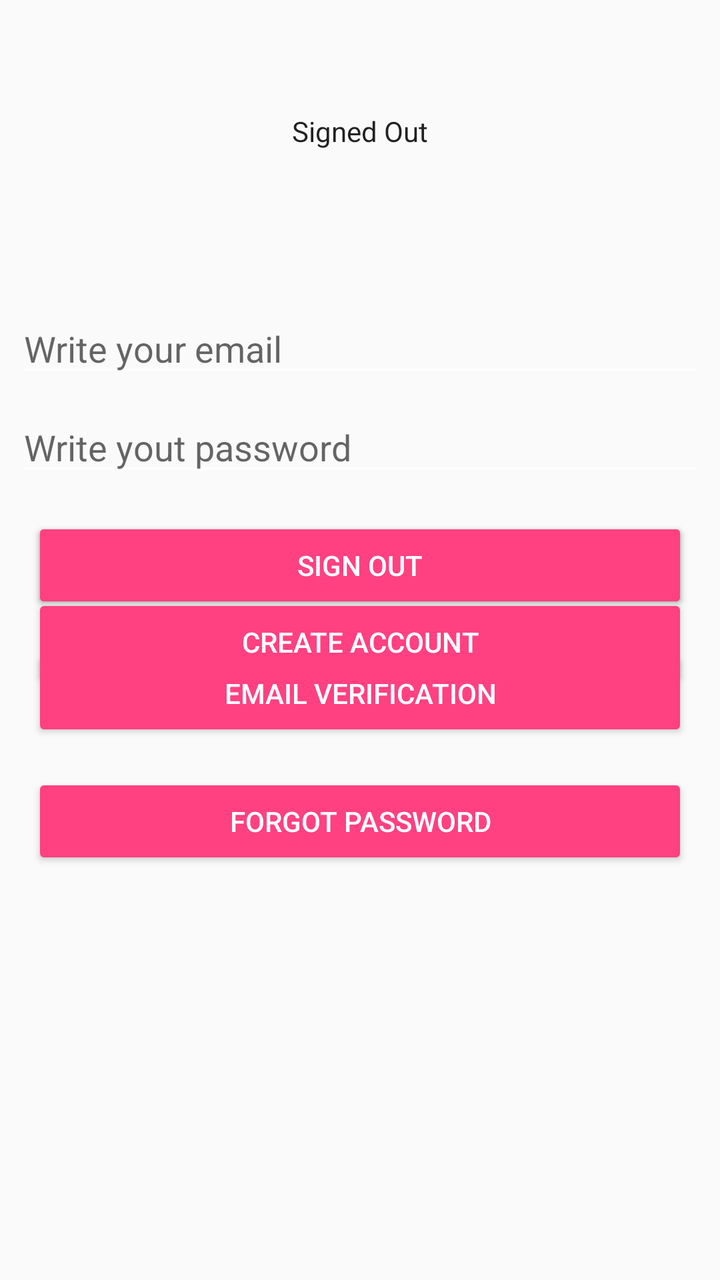
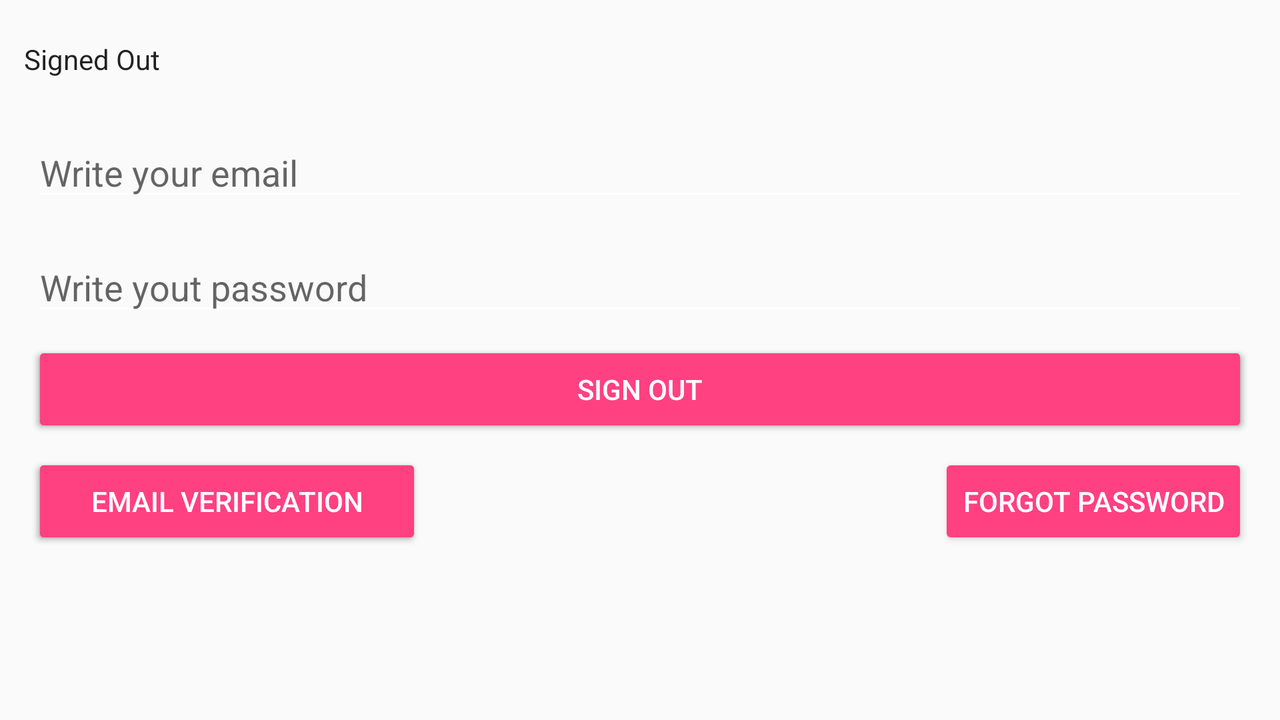

One screen, two layout resources from the same app: the default and the author's alternative for another configuration. Each is rendered where Android would select it; the XML of both is given below.
<!-- AndroidManifest.xml: application theme AppTheme -->
<!-- res/layout/activity_sing.xml -->
<?xml version="1.0" encoding="utf-8"?>
<android.support.constraint.ConstraintLayout xmlns:android="http://schemas.android.com/apk/res/android"
    xmlns:app="http://schemas.android.com/apk/res-auto"
    xmlns:tools="http://schemas.android.com/tools"
    android:layout_width="match_parent"
    android:layout_height="match_parent"
    tools:context="com.google.android.gms.example.exercisesforthebrain.SingActivity">

        <TextView
            android:id="@+id/status"
            style="@style/ThemeOverlay.MyTextDetail"
            android:text="@string/signed_out"
            app:layout_constraintTop_toTopOf="parent"
            android:layout_marginTop="52dp"
            android:layout_marginRight="8dp"
            app:layout_constraintRight_toRightOf="parent"
            android:layout_marginLeft="8dp"
            app:layout_constraintLeft_toLeftOf="parent" />

        <TextView
            android:id="@+id/detail"
            style="@style/ThemeOverlay.MyTextDetail"
            android:layout_marginTop="31dp"
            app:layout_constraintTop_toBottomOf="@+id/status"
            android:layout_marginRight="8dp"
            app:layout_constraintRight_toRightOf="parent"
            android:layout_marginLeft="8dp"
            app:layout_constraintLeft_toLeftOf="parent"
            app:layout_constraintHorizontal_bias="0.503" />

        <EditText
            android:id="@+id/field_email"
            android:layout_width="0dp"
            android:layout_height="wrap_content"
            android:layout_marginLeft="8dp"
            android:layout_marginRight="8dp"
            android:layout_marginTop="152dp"
            android:layout_weight="1"
            android:hint="@string/content_description_write_email"
            android:inputType="textEmailAddress"
            app:layout_constraintHorizontal_bias="0.0"
            app:layout_constraintLeft_toLeftOf="parent"
            app:layout_constraintRight_toRightOf="parent"
            app:layout_constraintTop_toTopOf="parent" />


        <EditText
            android:id="@+id/field_password"
            android:layout_width="0dp"
            android:layout_height="wrap_content"
            android:layout_marginLeft="8dp"
            android:layout_marginRight="8dp"
            android:layout_marginTop="8dp"
            android:layout_weight="1"
            android:hint="@string/content_descripcion_writ_password"
            android:inputType="textPassword"
            app:layout_constraintLeft_toLeftOf="parent"
            app:layout_constraintRight_toRightOf="parent"
            app:layout_constraintTop_toBottomOf="@+id/field_email" />

        <Button
            android:id="@+id/email_sign_in_button"
            android:layout_width="0dp"
            android:layout_height="wrap_content"
            android:layout_weight="1"
            android:text="@string/sign_in"
            android:theme="@style/ThemeOverlay.MyDarkButton"
            app:layout_constraintTop_toTopOf="@+id/sign_out_button"
            android:layout_marginTop="0dp"
            android:layout_marginLeft="16dp"
            app:layout_constraintLeft_toLeftOf="parent"
            android:layout_marginRight="16dp"
            app:layout_constraintRight_toRightOf="parent" />

        <Button
            android:id="@+id/email_create_account_button"
            android:layout_width="0dp"
            android:layout_height="wrap_content"
            android:layout_weight="1"
            android:text="@string/create_account"
            android:theme="@style/ThemeOverlay.MyDarkButton"
            android:layout_marginRight="16dp"
            app:layout_constraintRight_toRightOf="parent"
            android:layout_marginLeft="16dp"
            app:layout_constraintLeft_toLeftOf="parent"
            app:layout_constraintTop_toTopOf="@+id/verify_email_button"
            android:layout_marginTop="-26dp"
            app:layout_constraintHorizontal_bias="0.0" />


        <Button
            android:id="@+id/sign_out_button"
            android:layout_width="0dp"
            android:layout_height="wrap_content"
            android:layout_marginLeft="16dp"
            android:layout_marginRight="16dp"
            android:layout_marginTop="16dp"
            android:layout_weight="1.0"
            android:elevation="2dp"
            android:text="@string/sign_out"
            android:theme="@style/ThemeOverlay.MyDarkButton"
            app:layout_constraintHorizontal_bias="0.0"
            app:layout_constraintLeft_toLeftOf="parent"
            app:layout_constraintRight_toRightOf="parent"
            app:layout_constraintTop_toBottomOf="@+id/field_password" />

        <Button
            android:id="@+id/verify_email_button"
            android:layout_width="0dp"
            android:layout_height="wrap_content"
            android:layout_marginLeft="16dp"
            android:layout_marginRight="16dp"
            android:layout_marginTop="16dp"
            android:layout_weight="1.0"
            android:elevation="2dp"
            android:text="@string/content_description_verify_account"
            android:theme="@style/ThemeOverlay.MyDarkButton"
            app:layout_constraintHorizontal_bias="0.0"
            app:layout_constraintLeft_toLeftOf="parent"
            app:layout_constraintRight_toRightOf="parent"
            app:layout_constraintTop_toBottomOf="@+id/sign_out_button" />

        <Button
            android:id="@+id/forgot_password_botton"
            android:layout_width="0dp"
            android:layout_height="wrap_content"
            android:layout_marginLeft="16dp"
            android:layout_marginRight="16dp"
            android:layout_marginTop="16dp"
            android:layout_weight="1.0"
            android:elevation="2dp"
            android:text="@string/forgot_password"
            android:theme="@style/ThemeOverlay.MyDarkButton"
            app:layout_constraintLeft_toLeftOf="parent"
            app:layout_constraintRight_toRightOf="parent"
            app:layout_constraintTop_toBottomOf="@+id/verify_email_button" />

</android.support.constraint.ConstraintLayout>
<!-- resources referenced by this layout -->
<resources>
  <string name="content_descripcion_writ_password">Write yout password</string>
  <string name="content_description_verify_account">Email verification</string>
  <string name="content_description_write_email">Write your email</string>
  <string name="create_account">Create Account</string>
  <string name="forgot_password">Forgot password</string>
  <string name="sign_in">Sign In</string>
  <string name="sign_out">Sign Out</string>
  <string name="signed_out">Signed Out</string>
  <style name="ThemeOverlay.MyDarkButton" parent="ThemeOverlay.AppCompat.Dark">
          <item name="colorButtonNormal">@color/colorAccent</item>
          <item name="android:layout_marginRight">4dp</item>
          <item name="android:layout_marginLeft">4dp</item>
          <item name="android:textColor">@android:color/white</item>
      </style>
  <style name="ThemeOverlay.MyTextDetail" parent="AppTheme">
          <item name="android:layout_width">wrap_content</item>
          <item name="android:layout_height">wrap_content</item>
          <item name="android:fadeScrollbars">true</item>
          <item name="android:gravity">center</item>
          <item name="android:maxLines">5</item>
          <item name="android:padding">4dp</item>
          <item name="android:scrollbars">vertical</item>
          <item name="android:textSize">14sp</item>
      </style>
  <style name="AppTheme" parent="Theme.AppCompat.Light.NoActionBar">
          
          <item name="colorPrimary">@color/colorPrimary</item>
          <item name="colorPrimaryDark">@color/colorPrimaryDark</item>
          <item name="colorAccent">@color/colorAccent</item>
          <item name="colorControlNormal">@color/colorWhite</item>
  
          
          <item name="android:windowContentTransitions">true</item>
  
          
          <item name="android:windowEnterTransition">@transition/explode</item>
          <item name="android:windowExitTransition">@transition/explode</item>
  
          
          <item name="android:windowSharedElementEnterTransition">
              @transition/change_image_transform</item>
          <item name="android:windowSharedElementExitTransition">
              @transition/change_image_transform</item>
  
  
      </style>
  <color name="colorAccent">#ff4081</color>
  <color name="colorPrimary">#3f51b5</color>
  <color name="colorPrimaryDark">#9C27B0</color>
  <color name="colorWhite">#ffffff</color>
</resources>
<!-- res/layout-land/activity_sing.xml (the author's variant of the layout above) -->
<!-- drawn on the phone turned sideways -->
<?xml version="1.0" encoding="utf-8"?>
<android.support.constraint.ConstraintLayout xmlns:android="http://schemas.android.com/apk/res/android"
    xmlns:app="http://schemas.android.com/apk/res-auto"
    xmlns:tools="http://schemas.android.com/tools"
    android:layout_width="match_parent"
    android:layout_height="match_parent"
    tools:context="com.google.android.gms.example.exercisesforthebrain.SingActivity">

    <TextView
        android:id="@+id/status"
        style="@style/ThemeOverlay.MyTextDetail"
        android:layout_marginStart="8dp"
        android:layout_marginTop="16dp"
        android:text="@string/signed_out"
        app:layout_constraintLeft_toLeftOf="parent"
        app:layout_constraintTop_toTopOf="parent" />

    <TextView
        android:id="@+id/detail"
        style="@style/ThemeOverlay.MyTextDetail"
        android:layout_marginEnd="16dp"
        app:layout_constraintBaseline_toBaselineOf="@+id/status"
        app:layout_constraintEnd_toEndOf="parent" />

    <EditText
        android:id="@+id/field_email"
        android:layout_width="0dp"
        android:layout_height="wrap_content"
        android:layout_marginEnd="16dp"
        android:layout_marginStart="16dp"
        android:layout_marginTop="64dp"
        android:layout_weight="1"
        android:hint="@string/content_description_write_email"
        android:inputType="textEmailAddress"
        app:layout_constraintEnd_toEndOf="parent"
        app:layout_constraintStart_toStartOf="parent"
        app:layout_constraintTop_toTopOf="parent" />


    <EditText
        android:id="@+id/field_password"
        android:layout_width="0dp"
        android:layout_height="wrap_content"
        android:layout_marginEnd="16dp"
        android:layout_marginStart="16dp"
        android:layout_marginTop="16dp"
        android:layout_weight="1"
        android:hint="@string/content_descripcion_writ_password"
        android:inputType="textPassword"
        app:layout_constraintEnd_toEndOf="parent"
        app:layout_constraintStart_toStartOf="parent"
        app:layout_constraintTop_toBottomOf="@+id/field_email" />

    <Button
        android:id="@+id/email_sign_in_button"
        android:layout_width="0dp"
        android:layout_height="48dp"
        android:layout_weight="1"
        android:text="@string/sign_in"
        android:theme="@style/ThemeOverlay.MyDarkButton"
        app:layout_constraintBottom_toBottomOf="@+id/sign_out_button"
        app:layout_constraintEnd_toEndOf="@+id/sign_out_button"
        app:layout_constraintHorizontal_bias="0.51"
        app:layout_constraintStart_toStartOf="@+id/sign_out_button"
        app:layout_constraintTop_toTopOf="@+id/sign_out_button" />

    <Button
        android:id="@+id/email_create_account_button"
        android:layout_width="0dp"
        android:layout_height="48dp"
        android:layout_weight="1"
        android:text="@string/create_account"
        android:theme="@style/ThemeOverlay.MyDarkButton"
        app:layout_constraintBottom_toBottomOf="@+id/verify_email_button"
        app:layout_constraintEnd_toEndOf="@+id/verify_email_button"
        app:layout_constraintStart_toStartOf="@+id/verify_email_button"
        app:layout_constraintTop_toTopOf="@+id/verify_email_button" />


    <Button
        android:id="@+id/sign_out_button"
        android:layout_width="0dp"
        android:layout_height="48dp"
        android:layout_marginEnd="16dp"
        android:layout_marginStart="16dp"
        android:layout_marginTop="8dp"
        android:layout_weight="1.0"
        android:elevation="2dp"
        android:text="@string/sign_out"
        android:theme="@style/ThemeOverlay.MyDarkButton"
        app:layout_constraintEnd_toEndOf="parent"
        app:layout_constraintStart_toStartOf="parent"
        app:layout_constraintTop_toBottomOf="@+id/field_password" />

    <Button
        android:id="@+id/verify_email_button"
        android:layout_width="195dp"
        android:layout_height="48dp"
        android:layout_marginStart="16dp"
        android:layout_marginTop="8dp"
        android:layout_weight="1.0"
        android:elevation="2dp"
        android:text="@string/content_description_verify_account"
        android:theme="@style/ThemeOverlay.MyDarkButton"
        app:layout_constraintStart_toStartOf="parent"
        app:layout_constraintTop_toBottomOf="@+id/sign_out_button" />

    <Button
        android:id="@+id/forgot_password_botton"
        android:layout_width="0dp"
        android:layout_height="48dp"
        android:layout_marginEnd="16dp"
        android:layout_weight="1.0"
        android:elevation="2dp"
        android:text="@string/forgot_password"
        android:theme="@style/ThemeOverlay.MyDarkButton"
        app:layout_constraintBaseline_toBaselineOf="@+id/verify_email_button"
        app:layout_constraintEnd_toEndOf="parent" />

</android.support.constraint.ConstraintLayout>
